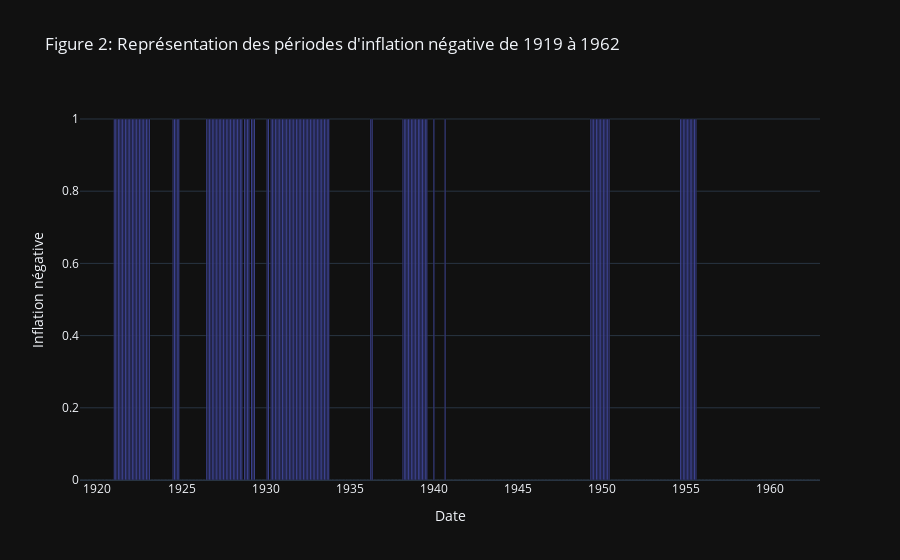

The code cell stored with this chart in its notebook:
### Code cell
bar_graph(
    CPI_sub,
    'date',
    'inf_neg',
    "Figure 2: Représentation des périodes d'inflation négative de 1919 à 1962",
    'Date',
    'Inflation négative',
    'v'
)

### Figure 1 — Plotly figure (JSON) as saved in the notebook; plotly's stock layout.template omitted (floating-point values rounded to 4 significant figures; data arrays with more than 128 entries replaced by an {"elided": "..."} marker saying what was removed)
{"data": [{"alignmentgroup": "True", "hovertemplate": "Date=%{x}<br>Inflation négative=%{y}<extra></extra>", "legendgroup": "", "marker": {"color": "#636efa", "pattern": {"shape": ""}}, "name": "", "offsetgroup": "", "orientation": "v", "showlegend": false, "textposition": "auto", "type": "bar", "x": {"elided": "528 str values"}, "xaxis": "x", "y": {"elided": "528 int values"}, "yaxis": "y"}], "layout": {"barmode": "relative", "legend": {"tracegroupgap": 0}, "title": {"text": "Figure 2: Représentation des périodes d'inflation négative de 1919 à 1962"}, "xaxis": {"anchor": "y", "domain": [0, 1], "title": {"text": "Date"}}, "yaxis": {"anchor": "x", "domain": [0, 1], "title": {"text": "Inflation négative"}}}}
